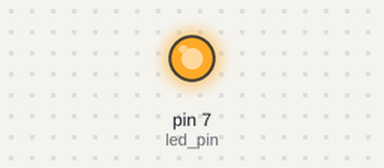
The sketch below on a simulated Arduino Uno, built with avr-gcc and run on an emulated ATmega328P. Shown: output pins drawn as LEDs (lit = HIGH).

Above: at 0.5 s.
At 5.0 s:
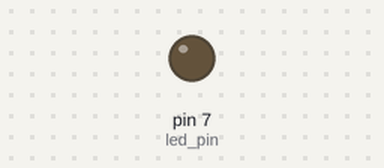
Timing chart, 0 to 6.9 s (numbered marks = the images above):
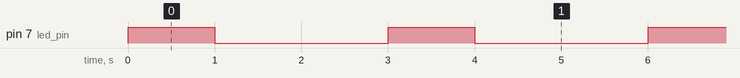

The sketch:

learning_activity5_challenge3.ino
```cpp
int led_pin = 7;
int led_pin2 = 2;
int led_pin3 = 4;
int i =0;

void setup() {
  // put your setup code here, to run once:
  pinMode(led_pin,OUTPUT);

}

void loop() {
  // put your main code here, to run repeatedly:
  int k=0;
  while(k<4){
    if(k ==1 ){
      digitalWrite(led_pin2,LOW);
      digitalWrite(led_pin3,LOW);
       digitalWrite(led_pin,HIGH);

      delay(1000);
      }else if(k ==2){
        digitalWrite(led_pin,LOW);
        digitalWrite(led_pin3,LOW);
        digitalWrite(led_pin2,HIGH);

        delay(1000);
     }else if( k == 3){
      digitalWrite(led_pin,LOW);
       digitalWrite(led_pin2,LOW);
      digitalWrite(led_pin3,HIGH);

        delay(1000);
      }
      k=k+1;

    }


}
```

Measured:
- by itself, pin 7 (led_pin): alternates HIGH for 1.0 s and LOW for 2.0 s
